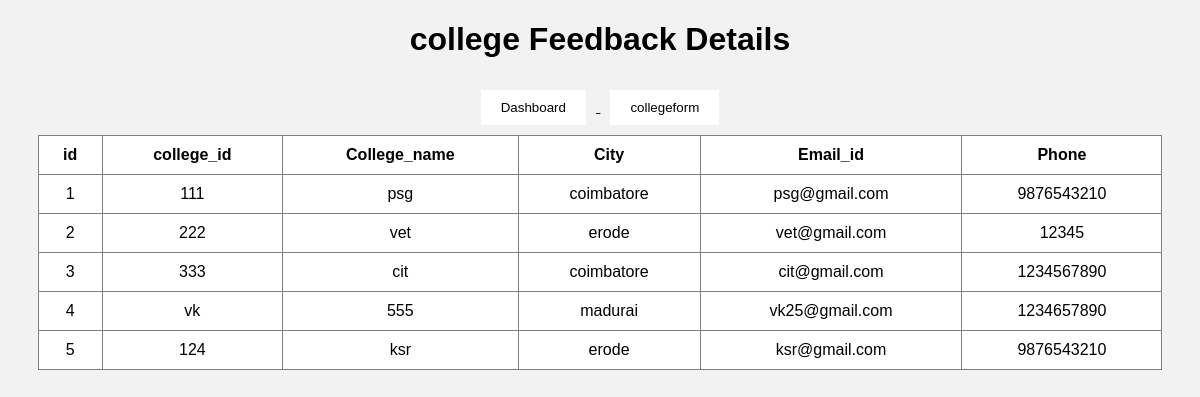
Before: /collegeview with the older database file.
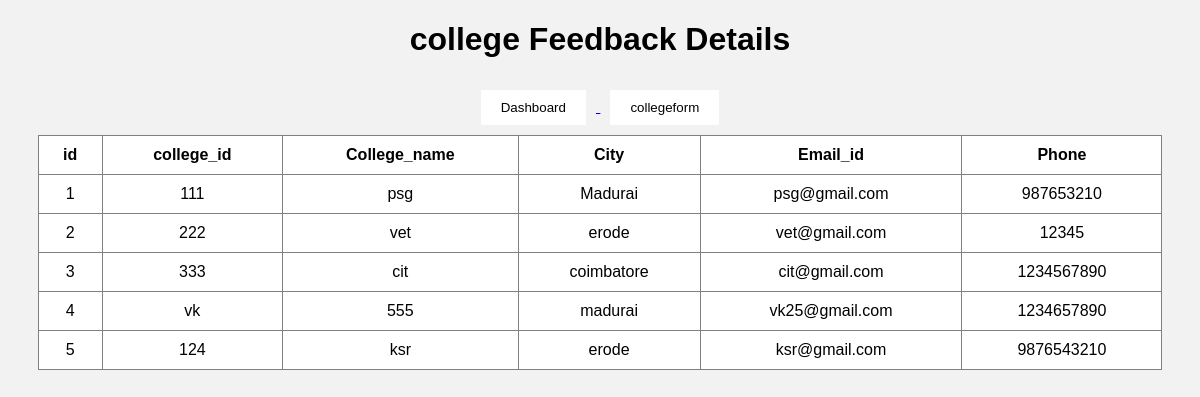
After: the same page with the newer database file.
### tables this page shows
CREATE TABLE college(
        id INTEGER PRIMARY KEY AUTOINCREMENT,
        college_name TEXT,
        college_id TEXT UNIQUE,
        city TEXT,
        email_id TEXT ,
        phone TEXT
 );

### helloflask.py (the view)
@app.route("/collegeview")
def collegeview():
    conn=get_db()
    conn.row_factory=sqlite3.Row
    cur=conn.cursor()
    cur.execute("SELECT * FROM college")
    colleges=cur.fetchall()
    conn.close()
    return render_template(
        "collegeview.html",
        colleges=colleges
    )

### helloflask.py (called while the page is built)
def get_db():
    conn = sqlite3.connect(DATABASE)
    conn.row_factory = sqlite3.Row
    return conn

### templates/collegeview.html (shortened to what this page needs)
<!DOCTYPE html>
<html>
<head>
</head>
<body>
<h1>college Feedback Details</h1>
<center>
<a href="/dashboard">
<button>Dashboard</button>
</a>
<a href="/feedback">
<button>collegeform</button>
</a>
</center>
<table border="1">
     <tr>
        <th>id</th>
        <th>college_id</th>
        <th>College_name</th>
        <th>City</th>
        <th>Email_id</th>
        <th>Phone</th>
    </tr>
    {% for c in colleges %}
    <tr>
        <td>{{ c.id }}</td>
        <td>{{ c.college_id }}</td>
        <td>{{ c.college_name }}</td>
        <td>{{ c.city }}</td>
        <td>{{ c.email_id }}</td>
        <td>{{ c.phone }}</td>
    </tr>
    {% endfor %}
</table>
</body>
</html>

### templates/collegeview.html (style rules this page uses)
body { font-family:Arial; background:#f2f2f2; }
table { width:95%; margin:auto; border-collapse:collapse; background:white; }
th { background:white; color:black; padding:10px; }
td { padding:10px; text-align:center; border:1px solid gray; }
h1 { text-align:center; }
button { padding:10px 20px; background:white; color:black; border:none; margin:10px; }

Changed rows visible on the page:
changed college "psg": city "coimbatore" → "Madurai"; phone "9876543210" → "987653210"
